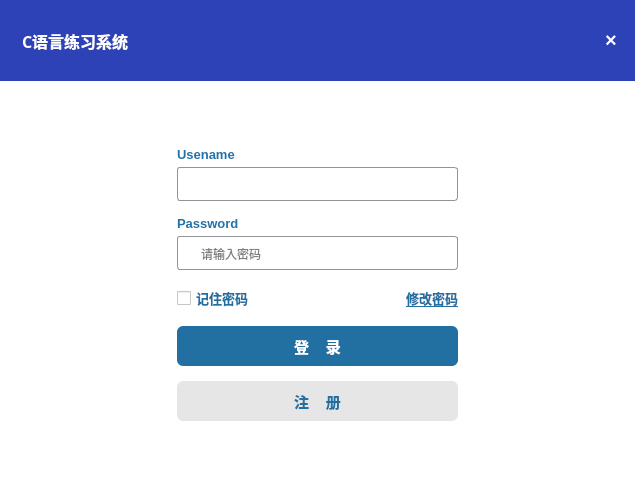
<?xml version="1.0" encoding="UTF-8"?>
<ui version="4.0">
 <class>LoginWindow</class>
 <widget class="QDialog" name="LoginWindow">
  <property name="geometry">
   <rect>
    <x>0</x>
    <y>0</y>
    <width>635</width>
    <height>487</height>
   </rect>
  </property>
  <property name="windowTitle">
   <string>Dialog</string>
  </property>
  <layout class="QVBoxLayout" name="verticalLayout" stretch="1,5">
   <property name="spacing">
    <number>0</number>
   </property>
   <property name="leftMargin">
    <number>0</number>
   </property>
   <property name="topMargin">
    <number>0</number>
   </property>
   <property name="rightMargin">
    <number>0</number>
   </property>
   <property name="bottomMargin">
    <number>0</number>
   </property>
   <item>
    <widget class="QWidget" name="widget" native="true">
     <property name="styleSheet">
      <string notr="true">background-color: #2D42B7;</string>
     </property>
     <layout class="QHBoxLayout" name="horizontalLayout_2">
      <property name="rightMargin">
       <number>18</number>
      </property>
      <item>
       <widget class="QLabel" name="label_9">
        <property name="minimumSize">
         <size>
          <width>0</width>
          <height>0</height>
         </size>
        </property>
        <property name="maximumSize">
         <size>
          <width>16777215</width>
          <height>16777215</height>
         </size>
        </property>
        <property name="text">
         <string/>
        </property>
        <property name="pixmap">
         <pixmap resource="res.qrc">:/resource/logo.png</pixmap>
        </property>
        <property name="scaledContents">
         <bool>true</bool>
        </property>
       </widget>
      </item>
      <item>
       <widget class="QLabel" name="label_2">
        <property name="font">
         <font>
          <family>微软雅黑</family>
          <pointsize>12</pointsize>
          <bold>true</bold>
         </font>
        </property>
        <property name="styleSheet">
         <string notr="true">color: rgb(255, 255, 255);</string>
        </property>
        <property name="text">
         <string>C语言练习系统</string>
        </property>
       </widget>
      </item>
      <item>
       <spacer name="horizontalSpacer">
        <property name="orientation">
         <enum>Qt::Horizontal</enum>
        </property>
        <property name="sizeHint" stdset="0">
         <size>
          <width>40</width>
          <height>20</height>
         </size>
        </property>
       </spacer>
      </item>
      <item>
       <widget class="QPushButton" name="btn_close">
        <property name="font">
         <font>
          <pointsize>15</pointsize>
          <bold>true</bold>
         </font>
        </property>
        <property name="styleSheet">
         <string notr="true">border: none;
color: rgb(255, 255, 255);</string>
        </property>
        <property name="text">
         <string>×</string>
        </property>
       </widget>
      </item>
     </layout>
    </widget>
   </item>
   <item>
    <widget class="QWidget" name="widget_2" native="true">
     <property name="styleSheet">
      <string notr="true"/>
     </property>
     <layout class="QHBoxLayout" name="horizontalLayout_3">
      <property name="spacing">
       <number>0</number>
      </property>
      <property name="leftMargin">
       <number>0</number>
      </property>
      <property name="topMargin">
       <number>0</number>
      </property>
      <property name="rightMargin">
       <number>0</number>
      </property>
      <property name="bottomMargin">
       <number>0</number>
      </property>
      <item>
       <widget class="QStackedWidget" name="stackedWidget">
        <property name="styleSheet">
         <string notr="true">background-color: rgb(255, 255, 255);</string>
        </property>
        <property name="currentIndex">
         <number>0</number>
        </property>
        <widget class="QWidget" name="page">
         <layout class="QHBoxLayout" name="horizontalLayout_4">
          <item>
           <spacer name="horizontalSpacer_4">
            <property name="orientation">
             <enum>Qt::Horizontal</enum>
            </property>
            <property name="sizeHint" stdset="0">
             <size>
              <width>40</width>
              <height>20</height>
             </size>
            </property>
           </spacer>
          </item>
          <item>
           <layout class="QVBoxLayout" name="verticalLayout_3" stretch="0,0,0,0,0,0,0,1,0,1,0,1,0">
            <property name="spacing">
             <number>5</number>
            </property>
            <item>
             <spacer name="verticalSpacer_2">
              <property name="orientation">
               <enum>Qt::Vertical</enum>
              </property>
              <property name="sizeHint" stdset="0">
               <size>
                <width>20</width>
                <height>40</height>
               </size>
              </property>
             </spacer>
            </item>
            <item>
             <widget class="QLabel" name="label_10">
              <property name="font">
               <font>
                <pointsize>10</pointsize>
                <bold>true</bold>
               </font>
              </property>
              <property name="styleSheet">
               <string notr="true">color: #2473A8;</string>
              </property>
              <property name="text">
               <string>Usename</string>
              </property>
             </widget>
            </item>
            <item>
             <widget class="QWidget" name="widget_4" native="true">
              <property name="font">
               <font>
                <family>Microsoft YaHei</family>
               </font>
              </property>
              <property name="styleSheet">
               <string notr="true">QWidget #widget_4{
	border: 1px solid rgb(148, 148, 148);
	border-radius: 3px;
}</string>
              </property>
              <layout class="QHBoxLayout" name="horizontalLayout_12">
               <item>
                <widget class="QLabel" name="label_7">
                 <property name="maximumSize">
                  <size>
                   <width>30</width>
                   <height>30</height>
                  </size>
                 </property>
                 <property name="text">
                  <string/>
                 </property>
                 <property name="pixmap">
                  <pixmap resource="res.qrc">:/resource/user.png</pixmap>
                 </property>
                 <property name="scaledContents">
                  <bool>true</bool>
                 </property>
                 <property name="margin">
                  <number>4</number>
                 </property>
                </widget>
               </item>
               <item>
                <widget class="QComboBox" name="comboBox_loginAccount">
                 <property name="styleSheet">
                  <string notr="true">QComboBox {
	border: none;
}

QComboBox::drop-down {
	border: none;
}

QComboBox::down-arrow {
	image: url(:/resource/down.png);
	width: 15px;
	height: 15px;
}</string>
                 </property>
                 <property name="editable">
                  <bool>true</bool>
                 </property>
                 <property name="placeholderText">
                  <string>请输入账号</string>
                 </property>
                </widget>
               </item>
              </layout>
             </widget>
            </item>
            <item>
             <spacer name="verticalSpacer_3">
              <property name="orientation">
               <enum>Qt::Vertical</enum>
              </property>
              <property name="sizeType">
               <enum>QSizePolicy::Fixed</enum>
              </property>
              <property name="sizeHint" stdset="0">
               <size>
                <width>20</width>
                <height>10</height>
               </size>
              </property>
             </spacer>
            </item>
            <item>
             <widget class="QLabel" name="label_11">
              <property name="font">
               <font>
                <pointsize>10</pointsize>
                <bold>true</bold>
               </font>
              </property>
              <property name="styleSheet">
               <string notr="true">color: #2473A8;</string>
              </property>
              <property name="text">
               <string>Password</string>
              </property>
             </widget>
            </item>
            <item>
             <widget class="QWidget" name="widget_3" native="true">
              <property name="styleSheet">
               <string notr="true">QWidget #widget_3{
	border: 1px solid rgb(148, 148, 148);
	border-radius: 3px;
}</string>
              </property>
              <layout class="QHBoxLayout" name="horizontalLayout_13">
               <item>
                <widget class="QLabel" name="label_8">
                 <property name="maximumSize">
                  <size>
                   <width>30</width>
                   <height>30</height>
                  </size>
                 </property>
                 <property name="text">
                  <string/>
                 </property>
                 <property name="pixmap">
                  <pixmap resource="res.qrc">:/resource/password.png</pixmap>
                 </property>
                 <property name="scaledContents">
                  <bool>true</bool>
                 </property>
                </widget>
               </item>
               <item>
                <widget class="QLineEdit" name="lineEdit_loginPassword">
                 <property name="minimumSize">
                  <size>
                   <width>250</width>
                   <height>0</height>
                  </size>
                 </property>
                 <property name="maximumSize">
                  <size>
                   <width>16777215</width>
                   <height>30</height>
                  </size>
                 </property>
                 <property name="font">
                  <font>
                   <pointsize>9</pointsize>
                  </font>
                 </property>
                 <property name="styleSheet">
                  <string notr="true">border: none;</string>
                 </property>
                 <property name="echoMode">
                  <enum>QLineEdit::Password</enum>
                 </property>
                 <property name="placeholderText">
                  <string>请输入密码</string>
                 </property>
                </widget>
               </item>
              </layout>
             </widget>
            </item>
            <item>
             <spacer name="verticalSpacer_4">
              <property name="orientation">
               <enum>Qt::Vertical</enum>
              </property>
              <property name="sizeType">
               <enum>QSizePolicy::Fixed</enum>
              </property>
              <property name="sizeHint" stdset="0">
               <size>
                <width>20</width>
                <height>10</height>
               </size>
              </property>
             </spacer>
            </item>
            <item>
             <layout class="QHBoxLayout" name="horizontalLayout">
              <item>
               <widget class="QCheckBox" name="checkBox">
                <property name="font">
                 <font>
                  <pointsize>10</pointsize>
                  <bold>true</bold>
                 </font>
                </property>
                <property name="styleSheet">
                 <string notr="true">color: rgb(34, 111, 162);</string>
                </property>
                <property name="text">
                 <string>记住密码</string>
                </property>
               </widget>
              </item>
              <item>
               <spacer name="horizontalSpacer_2">
                <property name="orientation">
                 <enum>Qt::Horizontal</enum>
                </property>
                <property name="sizeHint" stdset="0">
                 <size>
                  <width>40</width>
                  <height>20</height>
                 </size>
                </property>
               </spacer>
              </item>
              <item>
               <widget class="QPushButton" name="btn_updatePassword">
                <property name="font">
                 <font>
                  <pointsize>10</pointsize>
                  <bold>true</bold>
                  <underline>true</underline>
                 </font>
                </property>
                <property name="cursor">
                 <cursorShape>PointingHandCursor</cursorShape>
                </property>
                <property name="styleSheet">
                 <string notr="true">background-color: rgb(255, 255, 255);
border:none;
color: #226FA2;</string>
                </property>
                <property name="text">
                 <string>修改密码</string>
                </property>
               </widget>
              </item>
             </layout>
            </item>
            <item>
             <spacer name="verticalSpacer_5">
              <property name="orientation">
               <enum>Qt::Vertical</enum>
              </property>
              <property name="sizeType">
               <enum>QSizePolicy::Fixed</enum>
              </property>
              <property name="sizeHint" stdset="0">
               <size>
                <width>20</width>
                <height>10</height>
               </size>
              </property>
             </spacer>
            </item>
            <item>
             <widget class="QPushButton" name="btn_login">
              <property name="minimumSize">
               <size>
                <width>0</width>
                <height>40</height>
               </size>
              </property>
              <property name="font">
               <font>
                <pointsize>11</pointsize>
                <bold>true</bold>
               </font>
              </property>
              <property name="styleSheet">
               <string notr="true">QPushButton {
	color: #ffffff;
	background-color: #226FA2;
	border: none;
	border-radius: 6px;
}</string>
              </property>
              <property name="text">
               <string>登    录</string>
              </property>
             </widget>
            </item>
            <item>
             <spacer name="verticalSpacer_6">
              <property name="orientation">
               <enum>Qt::Vertical</enum>
              </property>
              <property name="sizeType">
               <enum>QSizePolicy::Fixed</enum>
              </property>
              <property name="sizeHint" stdset="0">
               <size>
                <width>20</width>
                <height>10</height>
               </size>
              </property>
             </spacer>
            </item>
            <item>
             <widget class="QPushButton" name="btn_gotoRegister">
              <property name="minimumSize">
               <size>
                <width>0</width>
                <height>40</height>
               </size>
              </property>
              <property name="font">
               <font>
                <pointsize>11</pointsize>
                <bold>true</bold>
               </font>
              </property>
              <property name="styleSheet">
               <string notr="true">QPushButton {
	color: #226FA1;
	background-color: rgb(230, 230, 230);
	border: none;
	border-radius: 6px;
}</string>
              </property>
              <property name="text">
               <string>注    册</string>
              </property>
             </widget>
            </item>
            <item>
             <spacer name="verticalSpacer">
              <property name="orientation">
               <enum>Qt::Vertical</enum>
              </property>
              <property name="sizeHint" stdset="0">
               <size>
                <width>20</width>
                <height>40</height>
               </size>
              </property>
             </spacer>
            </item>
           </layout>
          </item>
          <item>
           <spacer name="horizontalSpacer_3">
            <property name="orientation">
             <enum>Qt::Horizontal</enum>
            </property>
            <property name="sizeHint" stdset="0">
             <size>
              <width>40</width>
              <height>20</height>
             </size>
            </property>
           </spacer>
          </item>
         </layout>
        </widget>
        <widget class="QWidget" name="page_2">
         <layout class="QHBoxLayout" name="horizontalLayout_5">
          <item>
           <spacer name="horizontalSpacer_5">
            <property name="orientation">
             <enum>Qt::Horizontal</enum>
            </property>
            <property name="sizeHint" stdset="0">
             <size>
              <width>40</width>
              <height>20</height>
             </size>
            </property>
           </spacer>
          </item>
          <item>
           <widget class="QWidget" name="widget_5" native="true">
            <layout class="QVBoxLayout" name="verticalLayout_5">
             <item>
              <layout class="QVBoxLayout" name="verticalLayout_4" stretch="0,0,0,0,0,0,0,0,1,0,1,0">
               <property name="spacing">
                <number>5</number>
               </property>
               <item>
                <spacer name="verticalSpacer_11">
                 <property name="orientation">
                  <enum>Qt::Vertical</enum>
                 </property>
                 <property name="sizeHint" stdset="0">
                  <size>
                   <width>20</width>
                   <height>40</height>
                  </size>
                 </property>
                </spacer>
               </item>
               <item>
                <widget class="QLabel" name="label_12">
                 <property name="font">
                  <font>
                   <pointsize>10</pointsize>
                   <bold>true</bold>
                  </font>
                 </property>
                 <property name="styleSheet">
                  <string notr="true">color: #2473A8;</string>
                 </property>
                 <property name="text">
                  <string>Usename</string>
                 </property>
                </widget>
               </item>
               <item>
                <widget class="QWidget" name="widget_6" native="true">
                 <property name="font">
                  <font>
                   <family>Microsoft YaHei</family>
                  </font>
                 </property>
                 <property name="styleSheet">
                  <string notr="true">QWidget #widget_6{
	border: 1px solid rgb(148, 148, 148);
	border-radius: 3px;
}</string>
                 </property>
                 <layout class="QHBoxLayout" name="horizontalLayout_14">
                  <item>
                   <widget class="QLineEdit" name="lineEdit_regAccount">
                    <property name="minimumSize">
                     <size>
                      <width>250</width>
                      <height>0</height>
                     </size>
                    </property>
                    <property name="maximumSize">
                     <size>
                      <width>16777215</width>
                      <height>30</height>
                     </size>
                    </property>
                    <property name="font">
                     <font>
                      <pointsize>9</pointsize>
                     </font>
                    </property>
                    <property name="styleSheet">
                     <string notr="true">border: none;</string>
                    </property>
                    <property name="placeholderText">
                     <string>请输入账号</string>
                    </property>
                   </widget>
                  </item>
                  <item>
                   <widget class="QLabel" name="label_13">
                    <property name="maximumSize">
                     <size>
                      <width>30</width>
                      <height>30</height>
                     </size>
                    </property>
                    <property name="text">
                     <string/>
                    </property>
                    <property name="pixmap">
                     <pixmap resource="res.qrc">:/resource/user.png</pixmap>
                    </property>
                    <property name="scaledContents">
                     <bool>true</bool>
                    </property>
                    <property name="margin">
                     <number>4</number>
                    </property>
                   </widget>
                  </item>
                 </layout>
                </widget>
               </item>
               <item>
                <spacer name="verticalSpacer_12">
                 <property name="orientation">
                  <enum>Qt::Vertical</enum>
                 </property>
                 <property name="sizeType">
                  <enum>QSizePolicy::Fixed</enum>
                 </property>
                 <property name="sizeHint" stdset="0">
                  <size>
                   <width>20</width>
                   <height>10</height>
                  </size>
                 </property>
                </spacer>
               </item>
               <item>
                <widget class="QLabel" name="label_14">
                 <property name="font">
                  <font>
                   <pointsize>10</pointsize>
                   <bold>true</bold>
                  </font>
                 </property>
                 <property name="styleSheet">
                  <string notr="true">color: #2473A8;</string>
                 </property>
                 <property name="text">
                  <string>Password</string>
                 </property>
                </widget>
               </item>
               <item>
                <widget class="QWidget" name="widget_7" native="true">
                 <property name="styleSheet">
                  <string notr="true">QWidget #widget_7{
	border: 1px solid rgb(148, 148, 148);
	border-radius: 3px;
}</string>
                 </property>
                 <layout class="QHBoxLayout" name="horizontalLayout_15">
                  <item>
                   <widget class="QLineEdit" name="lineEdit_regPassword">
                    <property name="minimumSize">
                     <size>
                      <width>250</width>
                      <height>0</height>
                     </size>
                    </property>
                    <property name="maximumSize">
                     <size>
                      <width>16777215</width>
                      <height>30</height>
                     </size>
                    </property>
                    <property name="font">
                     <font>
                      <pointsize>9</pointsize>
                     </font>
                    </property>
                    <property name="styleSheet">
                     <string notr="true">border: none;</string>
                    </property>
                    <property name="echoMode">
                     <enum>QLineEdit::Password</enum>
                    </property>
                    <property name="placeholderText">
                     <string>请输入密码</string>
                    </property>
                   </widget>
                  </item>
                  <item>
                   <widget class="QLabel" name="label_15">
                    <property name="maximumSize">
                     <size>
                      <width>30</width>
                      <height>30</height>
                     </size>
                    </property>
                    <property name="text">
                     <string/>
                    </property>
                    <property name="pixmap">
                     <pixmap resource="res.qrc">:/resource/password.png</pixmap>
                    </property>
                    <property name="scaledContents">
                     <bool>true</bool>
                    </property>
                   </widget>
                  </item>
                 </layout>
                </widget>
               </item>
               <item>
                <spacer name="verticalSpacer_13">
                 <property name="orientation">
                  <enum>Qt::Vertical</enum>
                 </property>
                 <property name="sizeType">
                  <enum>QSizePolicy::Fixed</enum>
                 </property>
                 <property name="sizeHint" stdset="0">
                  <size>
                   <width>20</width>
                   <height>10</height>
                  </size>
                 </property>
                </spacer>
               </item>
               <item>
                <spacer name="verticalSpacer_14">
                 <property name="orientation">
                  <enum>Qt::Vertical</enum>
                 </property>
                 <property name="sizeType">
                  <enum>QSizePolicy::Fixed</enum>
                 </property>
                 <property name="sizeHint" stdset="0">
                  <size>
                   <width>20</width>
                   <height>10</height>
                  </size>
                 </property>
                </spacer>
               </item>
               <item>
                <widget class="QPushButton" name="btn_register">
                 <property name="minimumSize">
                  <size>
                   <width>0</width>
                   <height>40</height>
                  </size>
                 </property>
                 <property name="font">
                  <font>
                   <pointsize>11</pointsize>
                   <bold>true</bold>
                  </font>
                 </property>
                 <property name="styleSheet">
                  <string notr="true">QPushButton {
	color: #ffffff;
	background-color: #226FA2;
	border: none;
	border-radius: 6px;
}</string>
                 </property>
                 <property name="text">
                  <string>注    册</string>
                 </property>
                </widget>
               </item>
               <item>
                <spacer name="verticalSpacer_15">
                 <property name="orientation">
                  <enum>Qt::Vertical</enum>
                 </property>
                 <property name="sizeType">
                  <enum>QSizePolicy::Fixed</enum>
                 </property>
                 <property name="sizeHint" stdset="0">
                  <size>
                   <width>20</width>
                   <height>10</height>
                  </size>
                 </property>
                </spacer>
               </item>
               <item>
                <widget class="QPushButton" name="btn_returnLogin">
                 <property name="minimumSize">
                  <size>
                   <width>0</width>
                   <height>40</height>
                  </size>
                 </property>
                 <property name="font">
                  <font>
                   <pointsize>11</pointsize>
                   <bold>true</bold>
                  </font>
                 </property>
                 <property name="styleSheet">
                  <string notr="true">QPushButton {
	color: #226FA1;
	background-color: rgb(230, 230, 230);
	border: none;
	border-radius: 6px;
}</string>
                 </property>
                 <property name="text">
                  <string>返    回</string>
                 </property>
                </widget>
               </item>
               <item>
                <spacer name="verticalSpacer_16">
                 <property name="orientation">
                  <enum>Qt::Vertical</enum>
                 </property>
                 <property name="sizeHint" stdset="0">
                  <size>
                   <width>20</width>
                   <height>40</height>
                  </size>
                 </property>
                </spacer>
               </item>
              </layout>
             </item>
            </layout>
           </widget>
          </item>
          <item>
           <spacer name="horizontalSpacer_6">
            <property name="orientation">
             <enum>Qt::Horizontal</enum>
            </property>
            <property name="sizeHint" stdset="0">
             <size>
              <width>40</width>
              <height>20</height>
             </size>
            </property>
           </spacer>
          </item>
         </layout>
        </widget>
        <widget class="QWidget" name="page_3">
         <layout class="QHBoxLayout" name="horizontalLayout_6">
          <item>
           <spacer name="horizontalSpacer_7">
            <property name="orientation">
             <enum>Qt::Horizontal</enum>
            </property>
            <property name="sizeHint" stdset="0">
             <size>
              <width>40</width>
              <height>20</height>
             </size>
            </property>
           </spacer>
          </item>
          <item>
           <widget class="QWidget" name="widget_8" native="true">
            <layout class="QGridLayout" name="gridLayout">
             <item row="2" column="1">
              <widget class="QLineEdit" name="lineEdit_newPassword">
               <property name="font">
                <font>
                 <pointsize>10</pointsize>
                </font>
               </property>
               <property name="echoMode">
                <enum>QLineEdit::Password</enum>
               </property>
              </widget>
             </item>
             <item row="1" column="0">
              <widget class="QLabel" name="label">
               <property name="font">
                <font>
                 <pointsize>11</pointsize>
                 <bold>true</bold>
                </font>
               </property>
               <property name="text">
                <string>请输入旧密码：</string>
               </property>
              </widget>
             </item>
             <item row="1" column="1">
              <widget class="QLineEdit" name="lineEdit_oldPassword">
               <property name="font">
                <font>
                 <pointsize>10</pointsize>
                </font>
               </property>
               <property name="echoMode">
                <enum>QLineEdit::Password</enum>
               </property>
              </widget>
             </item>
             <item row="2" column="0">
              <widget class="QLabel" name="label_4">
               <property name="font">
                <font>
                 <pointsize>11</pointsize>
                 <bold>true</bold>
                </font>
               </property>
               <property name="text">
                <string>请输入新密码：</string>
               </property>
              </widget>
             </item>
             <item row="3" column="0" colspan="2">
              <layout class="QHBoxLayout" name="horizontalLayout_7">
               <item>
                <widget class="QPushButton" name="btn_returnLogin2">
                 <property name="minimumSize">
                  <size>
                   <width>0</width>
                   <height>40</height>
                  </size>
                 </property>
                 <property name="font">
                  <font>
                   <pointsize>12</pointsize>
                  </font>
                 </property>
                 <property name="styleSheet">
                  <string notr="true">QPushButton {
	color: #226FA1;
	background-color: rgb(230, 230, 230);
	border: none;
	border-radius: 6px;
}</string>
                 </property>
                 <property name="text">
                  <string>返回登录</string>
                 </property>
                </widget>
               </item>
               <item>
                <spacer name="horizontalSpacer_9">
                 <property name="orientation">
                  <enum>Qt::Horizontal</enum>
                 </property>
                 <property name="sizeType">
                  <enum>QSizePolicy::Fixed</enum>
                 </property>
                 <property name="sizeHint" stdset="0">
                  <size>
                   <width>40</width>
                   <height>20</height>
                  </size>
                 </property>
                </spacer>
               </item>
               <item>
                <widget class="QPushButton" name="btn_update">
                 <property name="minimumSize">
                  <size>
                   <width>0</width>
                   <height>40</height>
                  </size>
                 </property>
                 <property name="font">
                  <font>
                   <pointsize>12</pointsize>
                  </font>
                 </property>
                 <property name="styleSheet">
                  <string notr="true">QPushButton {
	color: #ffffff;
	background-color: #226FA2;
	border: none;
	border-radius: 6px;
}</string>
                 </property>
                 <property name="text">
                  <string>确认修改</string>
                 </property>
                </widget>
               </item>
              </layout>
             </item>
             <item row="0" column="0">
              <widget class="QLabel" name="label_3">
               <property name="font">
                <font>
                 <pointsize>11</pointsize>
                 <bold>true</bold>
                </font>
               </property>
               <property name="text">
                <string>账号名：</string>
               </property>
              </widget>
             </item>
             <item row="0" column="1">
              <widget class="QLineEdit" name="lineEdit_account">
               <property name="readOnly">
                <bool>false</bool>
               </property>
              </widget>
             </item>
            </layout>
           </widget>
          </item>
          <item>
           <spacer name="horizontalSpacer_8">
            <property name="orientation">
             <enum>Qt::Horizontal</enum>
            </property>
            <property name="sizeHint" stdset="0">
             <size>
              <width>40</width>
              <height>20</height>
             </size>
            </property>
           </spacer>
          </item>
         </layout>
        </widget>
       </widget>
      </item>
     </layout>
    </widget>
   </item>
  </layout>
 </widget>
 <resources>
  <include location="res.qrc"/>
 </resources>
 <connections/>
</ui>
